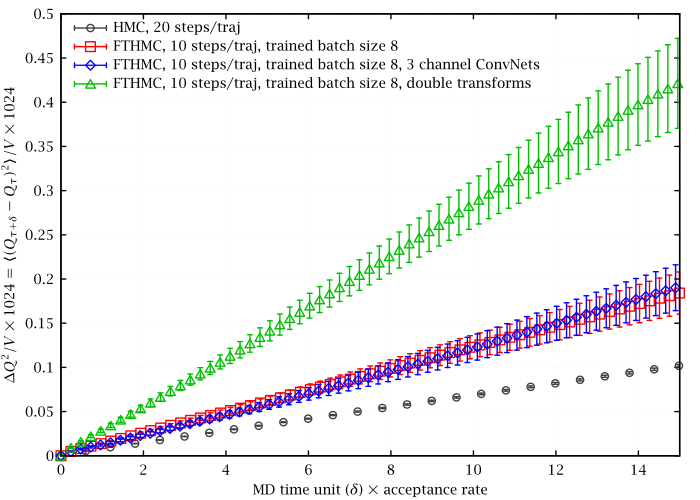

This chart was generated by the following gnuplot code:
set lmargin 9
set grid lc rgb '#f0f0f0'
set xlabel 'MD time unit ($\delta$) $×$ acceptance rate'
set ylabel '$\Delta Q^2/V\times 1024 = \langle (Q_{\tau+\delta}-Q_\tau)^2 \rangle/V\times 1024$'
set key left Left reverse
pf(f)="<sed -n '/^beta: 6$/,/^beta: /{/^BEGIN dQ2$/,/^END dQ2$/{/dQ2/d;p;};}' ../../u1_2d/stats/".f."_dq2_post_train"
set xrange [0:15]
plot\
	pf("t_hmc_4") u ($1*20*0.033498063973276447*0.894562):($2/4.):($4/4.) w e t 'HMC, 20 steps/traj',\
	pf("t_force_b25_0s4a") u ($1*10*0.025*0.967407):($2/4.):($4/4.) w e t 'FTHMC, 10 steps/traj, trained batch size 8',\
	pf("t_force_b25_0s4ac") u ($1*10*0.025*0.961426):($2/4.):($4/4.) w e t 'FTHMC, 10 steps/traj, trained batch size 8, 3 channel ConvNets',\
	pf("t_force_b25_0s4a_t2") u ($1*10*0.025*0.964844):($2/4.):($4/4.) w e t 'FTHMC, 10 steps/traj, trained batch size 8, double transforms'
